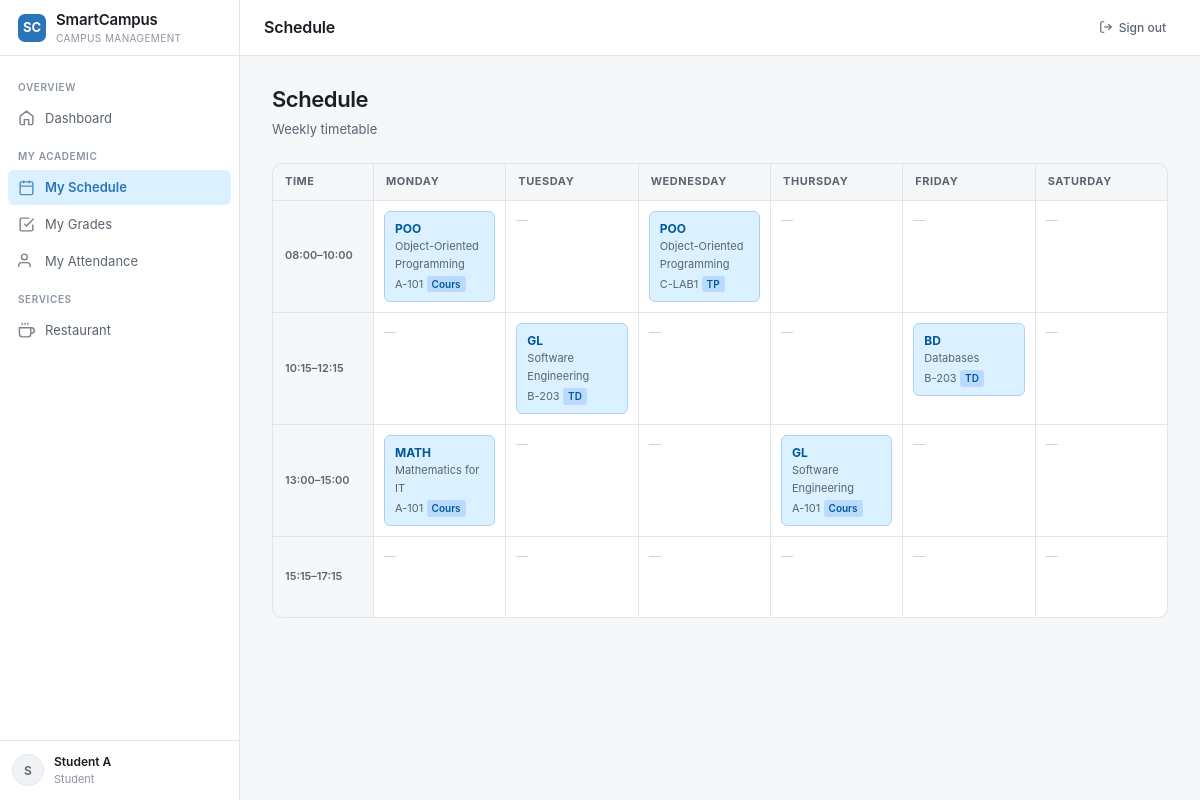
The app's page /schedule (signed in) with its own data.
### tables this page shows
CREATE TABLE modules (
            id          INTEGER PRIMARY KEY AUTOINCREMENT,
            code        TEXT    NOT NULL UNIQUE,
            title       TEXT    NOT NULL,
            credits     INTEGER NOT NULL DEFAULT 3,
            semester    INTEGER NOT NULL DEFAULT 1,
            teacher_id  INTEGER REFERENCES teachers(id)
        );

CREATE TABLE rooms (
            id          INTEGER PRIMARY KEY AUTOINCREMENT,
            code        TEXT    NOT NULL UNIQUE,
            capacity    INTEGER NOT NULL DEFAULT 30,
            type        TEXT    NOT NULL DEFAULT 'TD',
            status      TEXT    NOT NULL DEFAULT 'available'
                        CHECK(status IN ('available','occupied','maintenance'))
        );

### app.py (the view)
@app.route("/schedule")
@login_required()
def schedule():
    db = get_db()
    sessions = rows_to_list(db.execute(
        """SELECT s.*, m.title AS module_title, m.code AS module_code,
                  r.code AS room_code, t.first_name||' '||t.last_name AS teacher_name
           FROM sessions s
           JOIN modules m ON m.id=s.module_id
           JOIN rooms   r ON r.id=s.room_id
           LEFT JOIN teachers t ON t.id=m.teacher_id"""
    ).fetchall())
    modules_list = rows_to_list(db.execute("SELECT * FROM modules ORDER BY title").fetchall())
    rooms_list   = rows_to_list(db.execute("SELECT * FROM rooms   ORDER BY code").fetchall())
    db.close()
    grid = {d: {s: None for s in range(len(SLOTS))} for d in range(len(DAYS))}
    for sess in sessions:
        grid[sess["day"]][sess["slot"]] = sess
    return render_template("schedule.html",
                           grid=grid, days=DAYS, slots=SLOTS,
                           modules=modules_list, rooms=rooms_list)

### app.py (called while the page is built)
def login_required(roles=None):
    def decorator(f):
        @functools.wraps(f)
        def wrapped(*args, **kwargs):
            if "user_id" not in session:
                flash("Please sign in first.", "warning")
                return redirect(url_for("login"))
            if roles and session.get("role") not in roles:
                flash("Access denied.", "danger")
                return redirect(url_for("dashboard"))
            return f(*args, **kwargs)
        return wrapped
    return decorator

def rows_to_list(rows):
    return [dict(r) for r in rows]

### database.py (called while the page is built)
def get_db():
    conn = sqlite3.connect(DB_PATH)
    conn.row_factory = sqlite3.Row
    conn.execute("PRAGMA foreign_keys = ON")
    return conn

### templates/schedule.html (shortened to what this page needs)
{% extends "base.html" %}
{% block page_title %}Schedule{% endblock %}
{% block content %}
<div class="page-header">
  <div><h1>Schedule</h1><p>Weekly timetable</p></div>
</div>
<div class="schedule-grid">
  <div class="sched-header">Time</div>
  {% for day in days %}
  <div class="sched-header">{{ day }}</div>
  {% endfor %}
  {% for slot_idx, slot_label in enumerate(slots) %}
  <div class="sched-time">{{ slot_label }}</div>
  {% for day_idx in range(days|length) %}
  <div class="sched-cell">
    {% set sess = grid[day_idx][slot_idx] %}
    {% if sess %}
    <div class="sched-session">
      <strong>{{ sess.module_code }}</strong>
      <span>{{ sess.module_title }}</span><br>
      <span>{{ sess.room_code }}</span>
      <span class="type-badge">{{ sess.type }}</span>
    </div>
    {% else %}
    <span class="sched-empty">—</span>
    {% endif %}
  </div>
  {% endfor %}
  {% endfor %}
</div>
{% endblock %}

### templates/base.html (shortened to what this page needs)
<!DOCTYPE html>
<html lang="en">
<head>
</head>
<body>
{% if session.user_id %}
<div class="app">
  <aside class="sidebar">
    <div class="sidebar-brand">
      <div class="brand-mark">SC</div>
      <div class="brand-text">SmartCampus <small>Campus Management</small></div>
    </div>
    <nav class="sidebar-nav">
      <span class="nav-section-label">Overview</span>
      <a href="{{ url_for('dashboard') }}" class="nav-item {% if request.endpoint == 'dashboard' %}active{% endif %}">
        <svg viewBox="0 0 24 24" fill="none" stroke="currentColor" stroke-width="2"><path d="M3 10l9-7 9 7v10a2 2 0 0 1-2 2h-4v-7H9v7H5a2 2 0 0 1-2-2z"/></svg>
        Dashboard
      </a>
      {% if session.role == 'student' %}
      <span class="nav-section-label">My Academic</span>
      <a href="{{ url_for('schedule') }}" class="nav-item {% if 'schedule' in request.endpoint %}active{% endif %}">
        <svg viewBox="0 0 24 24" fill="none" stroke="currentColor" stroke-width="2"><rect x="3" y="4" width="18" height="18" rx="2"/><path d="M16 2v4M8 2v4M3 10h18"/></svg>
        My Schedule
      </a>
      <a href="{{ url_for('grades') }}" class="nav-item {% if 'grade' in request.endpoint %}active{% endif %}">
        <svg viewBox="0 0 24 24" fill="none" stroke="currentColor" stroke-width="2"><path d="M9 11l3 3L22 4"/><path d="M21 12v7a2 2 0 0 1-2 2H5a2 2 0 0 1-2-2V5a2 2 0 0 1 2-2h11"/></svg>
        My Grades
      </a>
      <a href="{{ url_for('attendance') }}" class="nav-item {% if 'attendance' in request.endpoint %}active{% endif %}">
        <svg viewBox="0 0 24 24" fill="none" stroke="currentColor" stroke-width="2"><path d="M17 21v-2a4 4 0 0 0-4-4H5a4 4 0 0 0-4 4v2"/><circle cx="9" cy="7" r="4"/></svg>
        My Attendance
      </a>
      {% endif %}
      <span class="nav-section-label">Services</span>
      <a href="{{ url_for('restaurant') }}" class="nav-item {% if 'restaurant' in request.endpoint or 'order' in request.endpoint or 'meal' in request.endpoint %}active{% endif %}">
        <svg viewBox="0 0 24 24" fill="none" stroke="currentColor" stroke-width="2"><path d="M18 8h1a4 4 0 0 1 0 8h-1"/><path d="M2 8h16v9a4 4 0 0 1-4 4H6a4 4 0 0 1-4-4V8z"/><line x1="6" y1="1" x2="6" y2="4"/><line x1="10" y1="1" x2="10" y2="4"/><line x1="14" y1="1" x2="14" y2="4"/></svg>
        Restaurant
      </a>
    </nav>
    <div class="sidebar-footer">
      <div class="avatar">{{ session.name[0].upper() }}</div>
      <div class="user-info">
        <strong>{{ session.name }}</strong>
        <span>{{ session.role | capitalize }}</span>
      </div>
    </div>
  </aside>
  <header class="header">
    <span class="page-title">{% block page_title %}SmartCampus{% endblock %}</span>
    <div class="header-actions">
      <a href="{{ url_for('logout') }}" class="btn btn-ghost btn-sm">
        <svg width="14" height="14" viewBox="0 0 24 24" fill="none" stroke="currentColor" stroke-width="2"><path d="M9 21H5a2 2 0 0 1-2-2V5a2 2 0 0 1 2-2h4"/><polyline points="16 17 21 12 16 7"/><line x1="21" y1="12" x2="9" y2="12"/></svg>
        Sign out
      </a>
    </div>
  </header>
  <main class="main">
    {% block content %}{% endblock %}
  </main>
</div>
{% else %}
  {% block auth_content %}{% endblock %}
{% endif %}
</body>
</html>

### templates/base.html (style rules this page uses)
*, *::before, *::after { box-sizing: border-box; }
html, body { height: 100%; margin: 0; }
body { font-family: 'Inter', -apple-system, BlinkMacSystemFont, 'Segoe UI', system-ui, sans-serif; background: #f6f7f9; color: #1a1d23; font-size: 14px; line-height: 1.45; -webkit-font-smoothing: antialiased; }
.app { display: grid; grid-template-columns: 240px 1fr; grid-template-rows: 56px 1fr; grid-template-areas: "sidebar header" "sidebar main"; height: 100vh; }
.sidebar { grid-area: sidebar; background: #fff; border-right: 1px solid #e2e6ec; display: flex; flex-direction: column; overflow: hidden; }
.sidebar-brand { padding: 0 18px; display: flex; align-items: center; gap: 10px; border-bottom: 1px solid #e2e6ec; height: 56px; flex-shrink: 0; }
.brand-mark { width: 28px; height: 28px; border-radius: 7px; background: oklch(0.55 0.13 250); color: #fff; display: grid; place-items: center; font-weight: 700; font-size: 13px; flex-shrink: 0; }
.brand-text { font-weight: 600; font-size: 15px; letter-spacing: -0.01em; }
.brand-text small { display: block; font-size: 10px; color: #8b94a3; font-weight: 400; letter-spacing: 0.04em; text-transform: uppercase; }
.sidebar-nav { padding: 12px 8px; display: flex; flex-direction: column; gap: 2px; flex: 1; overflow-y: auto; }
.nav-section-label { font-size: 10px; text-transform: uppercase; letter-spacing: 0.06em; color: #8b94a3; padding: 12px 10px 4px; font-weight: 600; }
.nav-item { display: flex; align-items: center; gap: 10px; padding: 8px 10px; border-radius: 6px; color: #5b6470; font-size: 13px; text-decoration: none; white-space: nowrap; transition: background 0.12s, color 0.12s; }
.nav-item.active { background: oklch(0.95 0.04 250); color: oklch(0.55 0.13 250); font-weight: 600; }
.nav-item svg { width: 17px; height: 17px; flex-shrink: 0; opacity: 0.8; }
.sidebar-footer { border-top: 1px solid #e2e6ec; padding: 12px; display: flex; align-items: center; gap: 10px; }
.avatar { width: 32px; height: 32px; border-radius: 50%; background: #f1f3f6; border: 1px solid #e2e6ec; display: grid; place-items: center; font-size: 12px; font-weight: 600; color: #5b6470; flex-shrink: 0; }
.user-info { font-size: 12px; flex: 1; min-width: 0; }
.user-info strong { display: block; font-weight: 600; color: #1a1d23; }
.user-info span { color: #8b94a3; font-size: 11px; }
.header { grid-area: header; background: #fff; border-bottom: 1px solid #e2e6ec; display: flex; align-items: center; padding: 0 24px; gap: 16px; }
.page-title { font-size: 16px; font-weight: 600; letter-spacing: -0.01em; flex: 1; }
.header-actions { display: flex; align-items: center; gap: 8px; }
.main { grid-area: main; overflow-y: auto; padding: 28px 32px; }
.page-header { display: flex; align-items: flex-end; justify-content: space-between; margin-bottom: 24px; gap: 16px; flex-wrap: wrap; }
.page-header h1 { margin: 0; font-size: 22px; font-weight: 600; letter-spacing: -0.02em; }
.page-header p { margin: 4px 0 0; color: #5b6470; font-size: 13px; }
.btn { display: inline-flex; align-items: center; gap: 6px; padding: 8px 14px; border-radius: 6px; border: 1px solid #cbd2db; background: #fff; color: #1a1d23; font-size: 13px; font-weight: 500; font-family: inherit; cursor: pointer; text-decoration: none; white-space: nowrap; transition: background 0.12s; }
.btn-sm { padding: 4px 9px; font-size: 12px; }
.btn-ghost { border-color: transparent; background: transparent; color: #5b6470; }

### records on screen
modules: module_code "POO" "POO", module_title "Object-Oriented Programming" "Object-Oriented Programming"
rooms: room_code "A-101" "A-101" "A-101"
rooms: room_code "C-LAB1"
modules: module_code "GL" "GL", module_title "Software Engineering" "Software Engineering"
rooms: room_code "B-203" "B-203"
modules: module_code "BD", module_title "Databases"
modules: module_code "MATH", module_title "Mathematics for IT"

### other values on screen
{{ session.name[0].upper() }} "S"
{{ session.name }} "Student A"
{{ session.role | capitalize }} "Student"
{{ day }} "MONDAY" "TUESDAY" "WEDNESDAY" "THURSDAY" "FRIDAY" "SATURDAY"
{{ slot_label }} "08:00–10:00" "10:15–12:15" "13:00–15:00" "15:15–17:15"
{{ sess.type }} "Cours" "TP" "TD" "TD" "Cours" "Cours"
